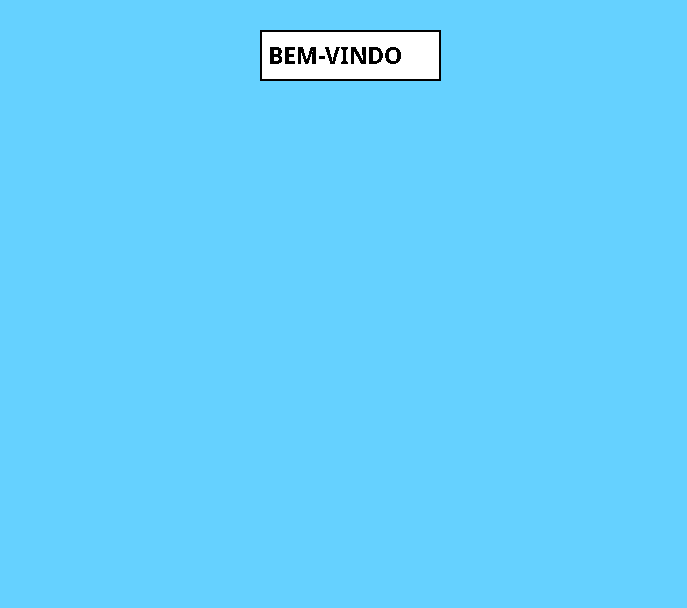
<?xml version="1.0" encoding="UTF-8"?>
<ui version="4.0">
 <class>MainWindow</class>
 <widget class="QMainWindow" name="MainWindow">
  <property name="geometry">
   <rect>
    <x>0</x>
    <y>0</y>
    <width>687</width>
    <height>608</height>
   </rect>
  </property>
  <property name="windowTitle">
   <string>MainWindow</string>
  </property>
  <property name="styleSheet">
   <string notr="true">background-color:rgb(101, 209, 255);</string>
  </property>
  <widget class="QWidget" name="centralwidget">
   <widget class="QLabel" name="tituloBemVindo">
    <property name="geometry">
     <rect>
      <x>260</x>
      <y>30</y>
      <width>181</width>
      <height>51</height>
     </rect>
    </property>
    <property name="sizePolicy">
     <sizepolicy hsizetype="Preferred" vsizetype="Preferred">
      <horstretch>0</horstretch>
      <verstretch>0</verstretch>
     </sizepolicy>
    </property>
    <property name="font">
     <font>
      <family>Monotxt</family>
      <pointsize>17</pointsize>
      <weight>75</weight>
      <bold>true</bold>
      <strikeout>false</strikeout>
      <stylestrategy>NoAntialias</stylestrategy>
      <kerning>true</kerning>
     </font>
    </property>
    <property name="layoutDirection">
     <enum>Qt::LeftToRight</enum>
    </property>
    <property name="styleSheet">
     <string notr="true">background-color: rgb(255, 255, 255);</string>
    </property>
    <property name="frameShape">
     <enum>QFrame::WinPanel</enum>
    </property>
    <property name="frameShadow">
     <enum>QFrame::Plain</enum>
    </property>
    <property name="lineWidth">
     <number>0</number>
    </property>
    <property name="midLineWidth">
     <number>0</number>
    </property>
    <property name="text">
     <string>BEM-VINDO</string>
    </property>
    <property name="textFormat">
     <enum>Qt::RichText</enum>
    </property>
    <property name="wordWrap">
     <bool>false</bool>
    </property>
    <property name="margin">
     <number>0</number>
    </property>
    <property name="indent">
     <number>-8</number>
    </property>
    <property name="textInteractionFlags">
     <set>Qt::LinksAccessibleByMouse|Qt::TextEditable</set>
    </property>
   </widget>
  </widget>
  <widget class="QMenuBar" name="menubar">
   <property name="geometry">
    <rect>
     <x>0</x>
     <y>0</y>
     <width>687</width>
     <height>21</height>
    </rect>
   </property>
  </widget>
  <widget class="QStatusBar" name="statusbar"/>
 </widget>
 <resources/>
 <connections/>
</ui>
